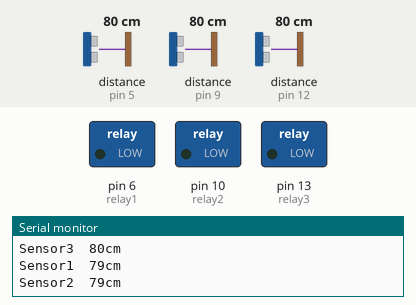
Recording of a sketch running on a simulated Arduino Uno, built with avr-gcc and run on an emulated ATmega328P. Shown: switched loads named in the sketch (green lamp = pin HIGH), the last lines printed to the serial monitor. Wiring (inferred from the names in the program): 3 × ultrasonic range finder: trigger pin 4, echo pin 5 / trigger pin 8, echo pin 9 / trigger pin 11, echo pin 12. The test bench sets the inputs (shaded band); at power-on: distance to the obstacle (sensors on pin 5, pin 9, pin 12) 80 cm. The echo pulse lasts 58.3 µs per cm; pins used as bus, display or sensor lines are not drawn.

Above: at 2.3 s.
2.4 s: distance to the obstacle (sensor on pin 5) set to 33 cm
4.5 s: distance to the obstacle (sensor on pin 5) set to 28 cm
At 5.2 s:
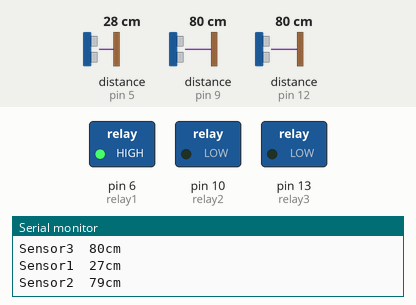
6.6 s: distance to the obstacle (sensor on pin 9) set to 34 cm
9.2 s: distance to the obstacle (sensor on pin 9) set to 29 cm
At 10.5 s:
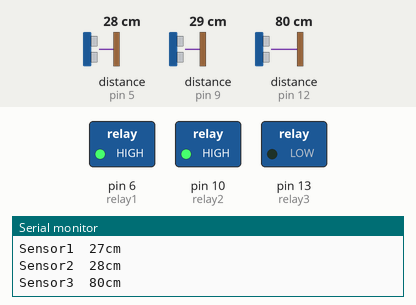
11.3 s: distance to the obstacle (sensor on pin 12) set to 32 cm
13.4 s: distance to the obstacle (sensor on pin 12) set to 27 cm
At 15.3 s:
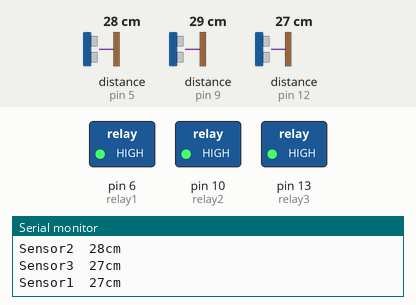
Timing chart, 0 to 16.8 s (numbered marks = the images above; inputs shaded):
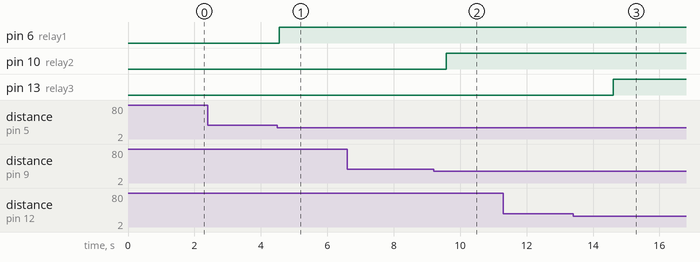

Measured:
- the behaviour switches between 32 and 31 cm on distance to the obstacle (sensor on pin 5) (found by bisection; images 0 and 1)
- the behaviour switches between 32 and 31 cm on distance to the obstacle (sensor on pin 9) (found by bisection; images 1 and 2)
- the behaviour switches between 31 and 30 cm on distance to the obstacle (sensor on pin 12) (found by bisection; images 2 and 3)
- after the input at 4.5 s, pin 6 (relay1): LOW → HIGH after 0.05 s
- after the input at 9.2 s, pin 10 (relay2): LOW → HIGH after 0.39 s
- after the input at 13.4 s, pin 13 (relay3): LOW → HIGH after 1.2 s

The sketch:

Project.ino
```cpp
int trigPin1=4;
int echoPin1=5;
int relay1=6;
int trigPin2=8;
int echoPin2=9;
int relay2=10;
int trigPin3=11;
int echoPin3=12;
int relay3=13;
void setup() {
  Serial.begin (9600);
  pinMode(trigPin1, OUTPUT);
  pinMode(echoPin1, INPUT);
  pinMode(relay1,OUTPUT);
  pinMode(trigPin2, OUTPUT);
  pinMode(echoPin2, INPUT);
  pinMode(relay2,OUTPUT);
  pinMode(trigPin3, OUTPUT);
  pinMode(echoPin3, INPUT);
  pinMode(relay3,OUTPUT);
}

void loop() {
 // digitalWrite(relay1,LOW);
  //digitalWrite(relay2,LOW);
  //digitalWrite(relay3,LOW);
  long duration1 = 0, distance1 = 0;
  digitalWrite(trigPin1, LOW);
  delayMicroseconds(2);
  digitalWrite(trigPin1, HIGH);
  delayMicroseconds(10);
  digitalWrite(trigPin1, LOW);
  duration1 = pulseIn(echoPin1, HIGH);
//  distance1 = (duration1/2) * .034;
  distance1 = (duration1/2) / 29.1;

  Serial.print ( "Sensor1  ");
  Serial.print ( distance1);
  Serial.println("cm");

  if (distance1 >= 0 && distance1 <= 30){
    digitalWrite(relay1,HIGH);
  }
  else {
    digitalWrite(relay1,LOW);
  }
  delay(500);

  long duration2 = 0, distance2 = 0;
  digitalWrite(trigPin2, LOW);
  delayMicroseconds(2);
  digitalWrite(trigPin2, HIGH);
  delayMicroseconds(10);
  digitalWrite(trigPin2, LOW);
  duration2 = pulseIn(echoPin2, HIGH);
  distance2= (duration2/2) / 29.1;

  Serial.print("Sensor2  ");
  Serial.print(distance2);
  Serial.println("cm");

  if (distance2 >= 0 && distance2 <= 30){
    digitalWrite(relay2,HIGH);
  }
  else {
     digitalWrite(relay2,LOW);
  }
  delay(500);

  long duration3 = 0, distance3 = 0;
  digitalWrite(trigPin3, LOW);
  delayMicroseconds(2);
  digitalWrite(trigPin3, HIGH);
  delayMicroseconds(10);
  digitalWrite(trigPin3, LOW);
  duration3 = pulseIn(echoPin3, HIGH);
  distance3= (duration3/2) / 29.1;

  Serial.print("Sensor3  ");
  Serial.print(distance3);
  Serial.println("cm");

  if (distance3 >= 0 && distance3 <= 30){
     digitalWrite(relay3,HIGH);
  }
  else {
     digitalWrite(relay3,LOW);
  }

  delay(500);

}
```
